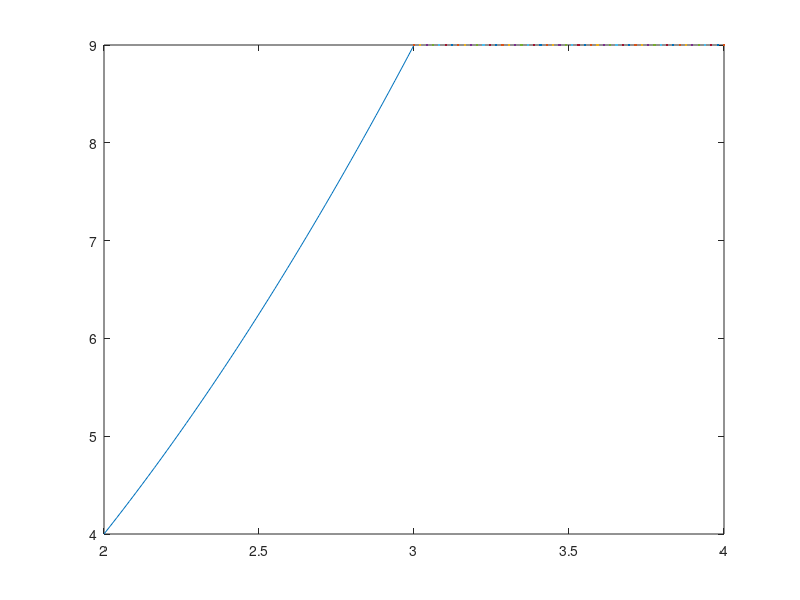

The MATLAB script that drew this image:

function fex42()

  x1 = linspace(2,3,50);
  x2 = linspace(3,4,50);
 
  plot(x1,x1.^2);
  hold on
  plot(x2,9);

endfunction	
